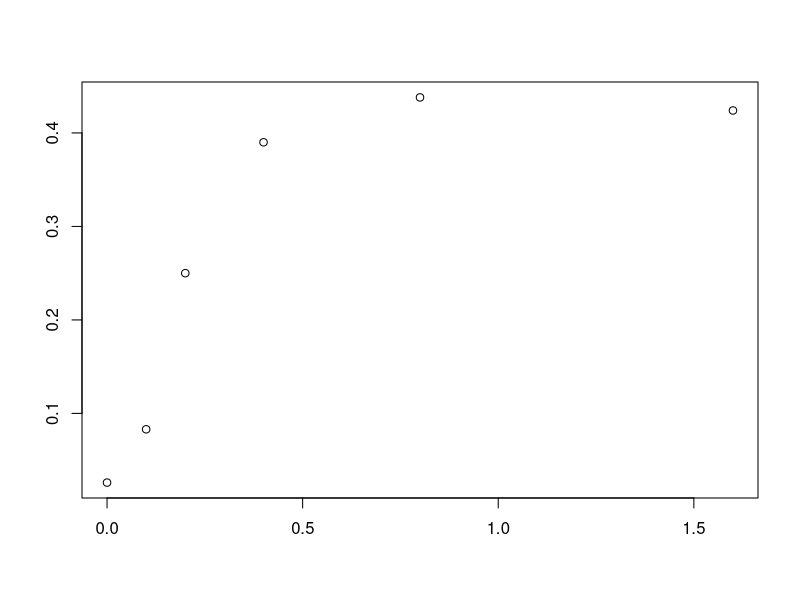
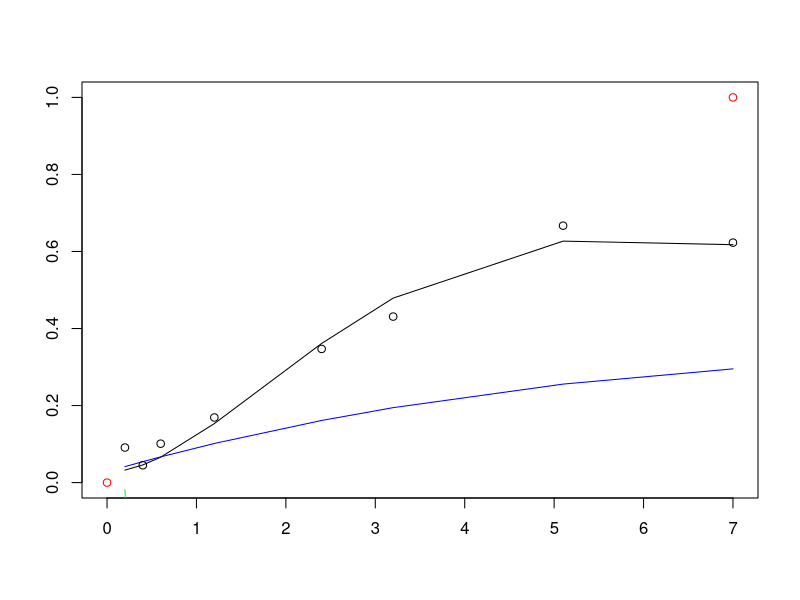

The R script that drew these images, in order:
#This is free, open-source software under GNU GPLv3. It comes with no warranty. It concerns radiogenic mouse HG tumorigenesis
#Written by Mark Ebert, Edward Huang, and Ray Sachs, summer 2017.
#Relevant references and their abbreviations in commenting this script are the following.
#".93Alp"=Alpen et al. "Tumorigenic potential of high-Z, high-LET charged-particle radiations." Rad Res 136:382-391.(1993)
#".94Alp"=Alpen et al. "Fluence-based relative biological effectiveness for charged particle carcinogenesis in mouse Harderian gland." Adv Space Res 14(10): 573-581. (1994).  
#"16Chang"=Chang et al. "Harderian Gland Tumorigenesis: Low-Dose and LET Response." Radiat Res 185(5): 449-460. (2016).  
#"16Srn"=1.	Siranart et al."Mixed Beam Murine Harderian Gland Tumorigenesis: Predicted Dose-Effect Relationships if neither Synergism nor Antagonism Occurs." Radiat Res 186(6): 577-591. (2016).  
#"17Cuc"=Cucinotta & Cacao. "Non-Targeted Effects Models Predict Significantly Higher Mars Mission Cancer Risk than Targeted Effects Models." Sci Rep 7(1): 1832. (2017).  PMC5431989
rm(list=ls())
dfr=data.frame( #data used in 16Chang  
  Dose=c(0.2,0.4,0.6,1.2,2.4,3.2,5.1,7,0.05,0.1,0.15,0.2,0.4,0.8,1.6,0.05,0.1,0.2,0.4,0,0.1,0.2,0.4,0.8,1.6,0.4,0.8,1.6,3.2,0.05,0.1,0.2,0.4,0.8,0.1,0.2,0.4,0.8,0.1,0.2,0.4,0.04,0.08,0.16,0.32,0.033,0.066,0.13,0.26,0.52,.2, .4, .6),
  HG=c(0.091,0.045,0.101,0.169,0.347,0.431,0.667,0.623,0.156,0.215,0.232,0.307,0.325,0.554,0.649,0.123,0.145,0.207,0.31,0.026,0.083,0.25,0.39,0.438,0.424,0.093,0.195,0.302,0.292,0.109,0.054,0.066,0.128,0.286,0.183,0.167,0.396,0.536,0.192,0.234,0.317,0.092,0.131,0.124,0.297,0.082,0.088,0.146,0.236,0.371,.154,.132,.333),#HG prevalence as defined in 16Chang
  NWeight=c(520,2048,1145,584,313,232,293,221,1162,877,455,409,374,223,320,742,661,347,131,6081,1091,251,244,191,131,645,255,199,111,649,378,973,833,201,468,381,197,109,496,257,185,1902,1063,884,350,1767,1408,874,299,261,322,206,67),
  #nominal weight for weighted least squaresregression; see .93Alp. The Lanthanum entries were obtained by measuring the main graph in 17Cuc 
  #index=c(rep(1,8),rep(0,17), rep(1,4),  rep(0,24)),#index=0 for Z>3 ions, 1 otherwise. But now no longer needed.
  L=c(rep(1.6,8),rep(193,7),rep(250,4),rep(195,6),rep(0.4,4),rep(25,5),rep(464,4),rep(193,3),rep(70,4),rep(100,5),rep(953,3)), ##L=LET=LET_infinity=stopping power
  Z=c(rep(2,8),rep(26,17),rep(1,4),rep(10,5),rep(43,4),rep(26,3),rep(14,4),rep(22,5),rep(57,3)),#proton #, e.g. 2 for 2He4
  Zeff=c(rep("TBD",53)),# effective ion charge according to the formula of W.H Barkas. Zeff <= Z. Calculated below
  beta=c(rep("TBD",53)),# ion speed, relative to speed of light, calculated below
  MeVperu=c(rep(228,8),rep(600,7),rep(300,4),rep(600,6),rep(250,4),rep(670,5),rep(600,4),rep(600,3),rep(260,4),rep(1000,5),rep(593,3)),#Kinetic energy in MeV, divided by atomic mass, e.g. divided by 4u=4x931.5 MeV/c^2 for 2He4
  Katz=c(rep("TBD",53)),#for fully ionized nuclei, Katz's Z^2/beta^2, Calculated below. It is part of the Bethe Barkas Bloch equation for stopping power. Our calculations don't use Katz, but various similar calculations do.
  ion=c(rep("He4",8),rep("Fe56",17),rep("p",4),rep("Ne20",5),rep("Nb93",4),rep("Fe56",3),rep("Si28",4),rep("Ti48",5),rep("La139",3)),
  comments=c(".93AlpLooksOK",rep("",7),".93AlplooksOK",rep('',11),".93Alp.no.iso", "not in 17Cuc (or 16Chang?)",rep("",3),"16Chang all OK?",rep('',24),".94Alp","From graphs",'e.g. in 17Cuc')) 
Y=0.001*dfr[,"MeVperu"]# convert to GeV/u for convenience in a calculation
dfr[,"Katz"]=round((dfr[,"Z"])^2*(2.57*Y^2+4.781*Y+2.233)/(2.57*Y^2+4.781*Y),2)#special relativistic calculation of Z^2/beta^2. The numerics include conversion from GeV to joules and from u to kg.
dfr[,"beta"]=round(dfr[,"Z"]*sqrt(1/dfr[,"Katz"]),3)#i.e. Z*sqrt(beta^2/Z^2)
dfr[,"Zeff"]=round(dfr[,"Z"]*(1-exp(-125*dfr[,"Z"]^(-2.0/3))),2)#Barkas formula for Zeff; for us Zeff is almost Z

### Data for HG induced by photons from Cs-137 or Co-60 beta decay; from 16Chang
ddd=data.frame(
  Dose=c(0, 0.4, 0.8, 1.6, 3.2, 7, 0, .4, .8, .12, 1.6),
  HG=c(.026, .048, .093, .137, .322, .462, .0497, .054, .067, .128, .202),
  NWeight=c(6081.2, 4989.5, 1896.8, 981.1, 522.2, 205.2, 7474.1, 2877.6, 1423.7, 689.9, 514.9),
  Nucleus=c(rep("Cobalt-60", 6), rep("Cesium-137", 5)),
  Comments=c(rep("TBD", 11))
)
LL=ddd[,"Dose"]
HG=ddd[,"HG"]
WT=ddd[,"NWeight"]
QQ=LL^2
LQ=lm(HG~LL+QQ)#,weights=WT)
summary(LQ, correlation=T)

### temporary chunk to enable visual tests of dfr
aa=20;bb=25# checking dfr for individual ions against graphs in .93Alp, 16Chang, and the new paper 17Cuc
plot(dfr[aa:bb,"Dose"],dfr[aa:bb,"HG"], ann='F') #example for checking dfr
####
dfra=dfr[c(1:19,26:53),] ##removes the zero dose case and the no isograft data
############  HERE OUR NEW HZE MODEL; works well. Uses 3 adjustable parameters  ################ 
dfrHZE=subset(dfra,Z>3) #look only at HZE not at much lower LET ions. #In next line phi controls how fast NTE build up from zero; not really needed during calibration since 150*phi*Dose/L>>1 at every observed Dose !=0. phi needed for later synergy calculations
phi=3e3 # Even larger phi should give the same final results, but might cause extra problems with R.
HZEm=nls(HG~.0275+(1-exp(-0.01*(aa1*L*Dose*exp(-aa2*L)+(1-exp(-150*phi*Dose/L))*kk1))),data=dfrHZE, weights=NWeight, trace=TRUE, start=list(aa1=.9,aa2=.01, kk1=0.048))#calibrating parameters; 
summary(HZEm,correlation=T)#; vcov(HZEm)# parameter values & accuracy; variance-covariance matrix
HZEc=coef(HZEm)#calibrated central values of the 3 parameters.  Next is the IDER, =0 at dose 0
HZEC=function(Dose,L) 1-exp(-0.01*(HZEc[1]*L*Dose*exp(-HZEc[2]*L)+(1-exp(-150*phi*Dose/L))*HZEc[3]))#Calibrated IDER


##sig0 guess tweaked a little
#if sig0 set to 66.69 (probable value based on cucinotta), I get error message
# :step factor 0.000488281 reduced below 'minFactor' of 0.000976562
# this may have some mistakes
#also removed factor of (1-exp(-N_Bys)) from the NTE term to simplify it 
cucIDERm=nls(HG~1-exp(-((.0268+
                        (6.24*Dose*sig0*((1-exp(-Katz/Kappa))^3)/L)
                      +(.0929*Dose-.0045*Dose*Dose)*(1-(1-exp(-Katz/Kappa))^3)
                       +n0*L*exp(-1*n1*L))
                      *(1-(1-exp(-1/(1-(1-exp(-Katz/KappaS))^3)))^3)*exp(-sig0s*((1-exp(-Katz/KappaS))^3)*6.24*Dose/L))),
             data=dfra, weights=NWeight,trace=TRUE, 
             start=c(sig0=100, n0=0.00048, n1=0.00281, sig0s=16.44, KappaS=598, Kappa=750))
summary(cucIDERm, correlation = T);
keek=coef(cucIDERm)
ayy=function(Dose, Katz, L) 1-exp(-((.0268+(6.24*Dose*keek[1]*((1-exp(-Katz/keek[6]))^3)/L)
   +(.0929*Dose-.0045*Dose*Dose)*(1-(1-exp(-Katz/keek[6]))^3)
   +keek[2]*L*exp(-1*keek[3]*L))
  *(1-(1-exp(-1/(1-(1-exp(-Katz/keek[5]))^3)))^3)*exp(-keek[4]*((1-exp(-Katz/keek[5]))^3)*6.24*Dose/L)))

ayy1=function(Dose, Katz, L) 1-exp(-((.0268+(6.24*Dose*66.69*((1-exp(-Katz/750))^3)/L)
                                     +(.0929*Dose-.0045*Dose*Dose)*(1-(1-exp(-Katz/750))^3)
                                     +.00048*L*exp(-1*.00281*L)*(1-exp(6.24*Dose*24/L)))
                                    *(1-(1-exp(-1/(1-(1-exp(-Katz/598))^3)))^3)*exp(-16.44*((1-exp(-Katz/598))^3)*6.24*Dose/L)))
###########Looks good up to here; next need Z<3 model. Have good one; still looking if there is a better one
dfrL=subset(dfra,Z<=3)#for Light ions
L.m=nls(HG~.0275+bet*Dose^2*exp(-lam*Dose),data=dfrL,weights=NWeight,start=list(bet=5,lam=.2))
summary(L.m)
L.c=coef(L.m)#calibrated central values of the 2 parameters
L.C=function(Dose,L) L.c[1]*Dose^2*exp(-L.c[2]*Dose)

# HHs=function(Dose,L,index){                 #Calculate slopes fpr later use in calculating I(d)
#   0.01*((1-index)*cc[1]*L*exp(-cc[2]*L)+index*cc[3]*(2*Dose-cc[4]*Dose^2)*exp(-cc[4]*Dose)+
#           exp(-150*phi*Dose/L)*(1-index)*cc[5]*150*phi/L)
#   }
# #Next is just a check that the derivative behaves the way it should.
# L=1.400;index=1; Dose=0.01*1:1000# or, e.g. L=100; index=0; Dose=0.01*1:300 for a heavy ion
# L=100; index=0; Dose=0.01*1:300
# HHv=HH(Dose,L,index)
# HHv2=c(0,HHv[1:(length(Dose)-1)])
# DDer=(HHv-HHv2)
# DDera=HHs(Dose-.005,L,index)
# tail(DDer); tail(DDera)
# ###### end derivative check. Seems to be fine; we can take this whole bit out pretty soon. The next bit is from Dae.

#We will adapt his use of ode() and uniroot() to our model and our data but all the rest of from Dae is irrelevant to us.
# MIXIDER_function = function(r, L, Z.beta, d = seq(0, 0.2, by = 0.001), eta0 = 1.300771e-04, eta1 = 3.164156e-03, sig0 = 2.481817e+00, kap = 2.565276e+02) {
#   dE=function(yini,State,Pars){
#     eta0 = eta0; eta1 = eta1; sig0 = sig0; kap = kap
#     with(as.list(c(State, Pars)), {
#       P = vector(length = length(L))
#       sig = vector(length = length(L))
#       etaa = vector(length = length(L))
#       u = vector(length = length(L))
#       for (i in 1:length(L)) {
#         P[i] = (1-exp(-Z.beta[i]/kap))^2
#         sig[i] = sig0*P[i] + 0.041/6.24*L[i]*P[i]
#         etaa[i] = eta0*L[i]*exp(-eta1*L[i])
#         u[i] = uniroot(function(d) sig[i]*6.24*d/L[i]*(1-exp(-1024*d/L[i])) + etaa[i]*(1-exp(-10^5*d)) - I, lower = 0, upper = 10, tol = 10^-10)$root
#       }
#       dI = vector(length = length(L))
#       for (i in 1:length(L)) {
#         dI[i] = r[i]*(sig[i]*6.24/L[i]*exp(-1024*u[i]/L[i])*(exp(1024*u[i]/L[i]) + 1024*u[i]/L[i] - 1) + etaa[i]*10^5*exp(-10^5*u[i]))
#       }
#       dI = sum(dI)
#       return(list(c(dI)))
#     })
#   }
#   pars = NULL; yini = c(I= 0); d = d
#   out = ode(yini,times = d, dE, pars, method = "radau")
#   return(out)
#}##### End from Dae 
#######Next: visual checks to see if our calibration is consistent with 16Chang, .93Alp, .94Alp and 17Cuc
## Put various values in our calibrated model to check with numbers and graphs in these references
L=1.6; Dose=dfrL[1:8,"Dose"];HGe=dfrL[1:8,"HG"]#He in .93Alp. HGe=experimental HG.
#L=.4; Dose=dfrL[9:12,"Dose"];HGe=dfrL[9:12,"HG"]#same for protons. 
#L=193;Dose=dfrHZE[1:7,"Dose"]; HGe=dfr[1:7,"HG"] #same for Fe
Katz=dfrL[1:8,"Katz"]
plot(c(0,7),c(0,1),col='red', ann='F')
lines(Dose,L.C(Dose,L)+.0275)
lines(Dose, ayy1(Dose,L, Katz), col='green')
lines(Dose, ayy(Dose, L, Katz), col='blue')#I may have made an error, as this estimation by cucinotta seems like a major underestimation.
points(Dose,HGe)#looks great for Helium, OK for protons; very good for iron. Mark: run some checks like these

#Call:
# lm(formula = HG ~ LL + QQ)
# 
# Residuals:
#   Min       1Q   Median       3Q      Max 
# -0.04129 -0.02227 -0.01082  0.02043  0.08009 
# 
# Coefficients:
#   Estimate Std. Error t value Pr(>|t|)   
# (Intercept)  0.036825   0.019012   1.937  0.08877 . 
# LL           0.092911   0.021702   4.281  0.00268 **
#   QQ          -0.004479   0.003085  -1.452  0.18462   
# ---
#   Signif. codes:  0 ‘***’ 0.001 ‘**’ 0.01 ‘*’ 0.05 ‘.’ 0.1 ‘ ’ 1
# 
# Residual standard error: 0.04026 on 8 degrees of freedom
# Multiple R-squared:  0.9299,	Adjusted R-squared:  0.9124 
# F-statistic:  53.1 on 2 and 8 DF,  p-value: 2.408e-05
# 
# Correlation of Coefficients:
#   (Intercept) LL   
# LL -0.72            
# QQ  0.61       -0.96
